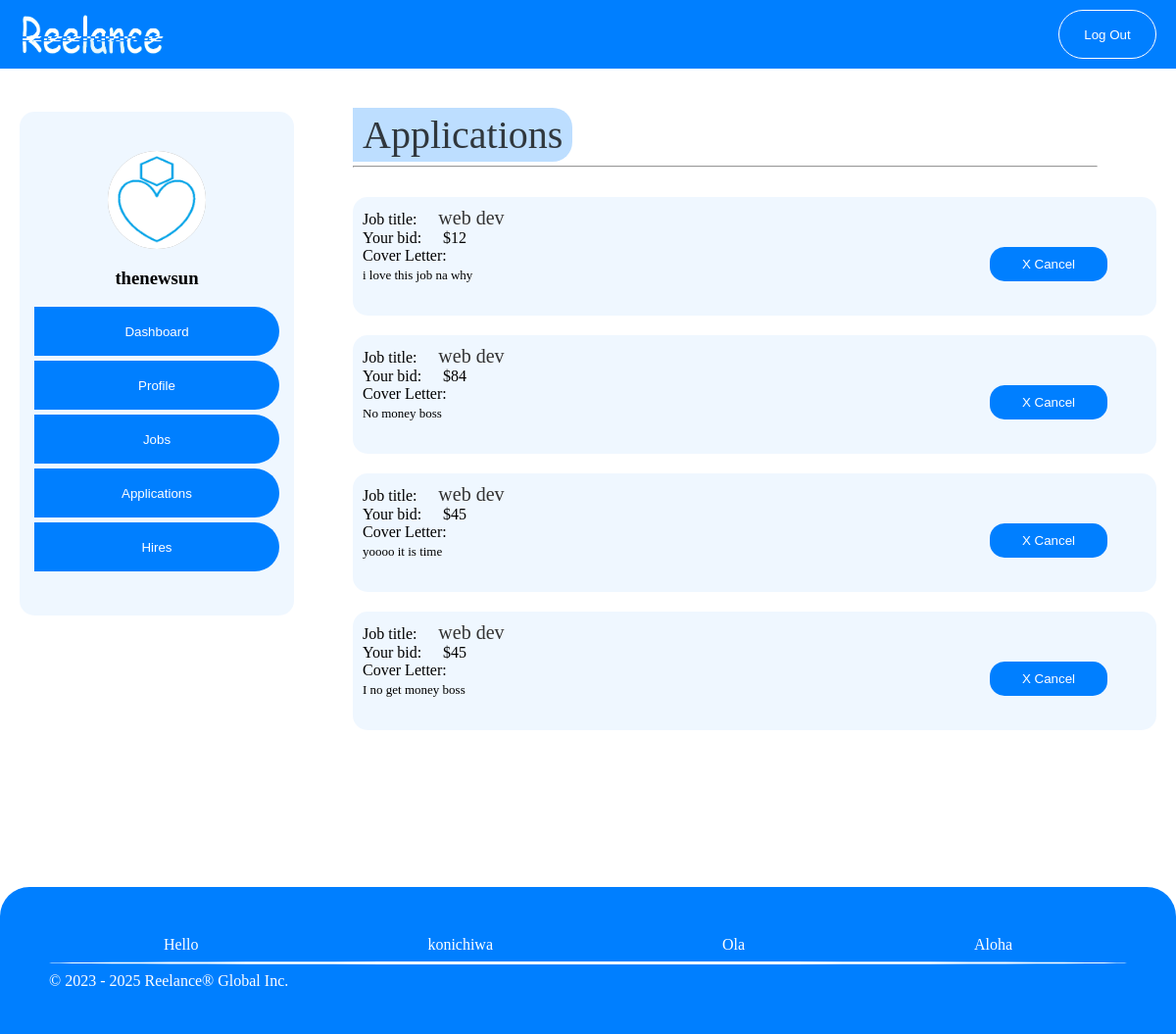
The app's page /talent/applications/ (signed in) with its own data.
### lance/models.py (models this page shows, shortened)
class Application(models.Model):
    job_title = models.CharField(max_length=1000)
    job_author = models.CharField(max_length=300, null=True)
    bid = models.IntegerField(null=True)
    cover_letter = models.TextField(max_length=1000)
    applicant_name = models.CharField(max_length=100)

### lance/views.py (the view)
# urls.py: path('talent/applications/', views.TalentApplications, name='applications'),
def TalentApplications(request):
    application = Application.objects.filter(applicant_name=request.user)
    jobs = PostJob.objects.all()
    page = 'applications'
    context = {
        'jobs': jobs,
        'page': page,
        'applications': application,
    }
    return render(request, 'lance/talent.html', context)

### lance/templates/lance/talent.html (shortened to what this page needs)
{% load static %}
<!DOCTYPE html>
<html lang="en">
<head>
</head>
<body>
    <div style="display: inline-flexbox; width: 100%;">
        <div class="navbar">
            <div class="navbar-logo">
                <img src="{% static 'images/logo.png' %}" alt="logo" width="150px" height="50px">
            </div>
            <div class="navbar-items">
                <a href="{% url 'logout' %}"><button id="navbar-items">Log Out</button></a>
            </div>
        </div>
        <div id="items">
            <div align="center" style="width: 25%; height: 550px; padding: 40px 10px 0px 20px;">
                <div style=" background-color: #0080ff10; border-radius: 15px; padding: 40px 0px 40px 0px;">
                    <div style="height: 100px; width: 100px; border: none; border-radius: 50px; background-color: #999999;">
                        <img style="border-radius: 50%;" src="{% static 'images/avatar.png' %}" alt="" height="100%" width="100%">
                    </div>
                    <h3>{{request.user}}</h3>
                    <a href="{% url 'talent-dashboard' %}"><button id="button" type="button" style="border-radius: 0 25px 25px 0;">Dashboard</button></a>
                    <a href="{% url 'profile' %}"><button id="button" type="button" style="border-radius: 0 25px 25px 0;">Profile</button></a>
                    <a href="{% url 'jobs' %}"><button id="button" type="button" style="border-radius: 0 25px 25px 0;">Jobs</button></a>
                    <a href="{% url 'applications' %}"><button id="button" type="button" style="border-radius: 0 25px 25px 0;">Applications</button></a>
                    <a href="{% url 'hires' %}"><button id="button" type="button" style="border-radius: 0 25px 25px 0;">Hires</button></a>
                </div>
            </div>
            <div style="width: 75%; height: wrap-content; padding: 40px 40px 0px 10px; font-family: bahnschrift">
                <div style="border-radius: 5px; height: wrap-content; padding: 0 40px 40px 40px;">
                    {% if page == 'applications' %}
                    <div style="background-color: #fff;">
                        <span style="font-size: 40px; font-family: bahnschrift; color: #0f0f0fce; border-radius: 0 20px 20px 0; padding: 5px 10px 5px 10px; background-color: #0080ff42">Applications</span><hr style=" margin-bottom: 30px;">
                        {% for application in applications %}
                        {% if application != None %}
                        <div style="background-color: #0080ff10; border-radius: 15px; padding: 10px 50px 10px 10px; margin-bottom: 20px; display: flexbox; width: 100%;">
                            <div>
                                <label for="title">Job title: &ThickSpace; &ThickSpace;</label>
                                <span style="color: #333; font-size: 20px;" name="title">{{application.job_title}}</span><br>
                                <label for="bid">Your bid: &ThickSpace; &ThickSpace;</label>
                                <span name="bid">${{application.bid}}</span><br>
                                <label>Cover Letter: &ThickSpace; &ThickSpace;</label>
                                <p style="transform: translateY(-10px); font-size: 13px;">{{application.cover_letter}}</p>
                            </div>
                            <div style="float: right; transform: translateY(-60px);">
                                <button style="height: 35px; width: 120px; border: none; background-color: #007fff; border-radius: 15px; color: white;">X Cancel</button>
                            </div>
                        </div>
                        {% else %}
                        <p>Nothing to show here</p>
                        {% endif %}
                        {% endfor %}
                    </div>
                    {% endif %}
                </div>
            </div>
        </div>
        <footer style="margin-top: 100px; ">
            <div style="padding: 50px; background-color: #007fff; color: white; height: 50px; width: wrap-content; font-family: bahnschrift; border: none; border-radius: 30px 30px 0 0;">
                <section style="display: flex; justify-content: space-around;">
                    <section>Hello</section>
                    <section>konichiwa</section>
                    <section>Ola</section>
                    <section>Aloha</section>
                </section>
                <hr style="height: 3px; border: none; background-color: white; border-radius: 50%;">
                <section>&copy; 2023 - 2025 Reelance® Global Inc.</section>
            </div>
        </footer>
    </div>
</body>
</html>

### lance/templates/lance/talent.html (style rules this page uses)
body { margin: 0px; padding: 0px; width: 100%; }
.navbar { width: 100%; height: 70px; display: flexbox; background-color: #007fff; }
.navbar-logo { float: left; padding: 10px 0px 10px 20px; }
.navbar-items { float: right; display: inline; padding: 10px 20px 10px 0px; }
#navbar-items { background-color: #007fff; font-family: Arial, Helvetica, sans-serif; padding: 0px 20px 0px 20px; height: 50px; width: 100px; border-radius: 25px; border: solid 1px white; color: white; }
#items { display: flex; width: 100%; margin: 0px; }
#button { background-color: #007fff; height: 50px; width: 250px; margin-bottom: 5px; border: none; color: #fff; }

### records on screen
Application: job_title "web dev", bid "12", cover_letter "i love this job na why"
Application: job_title "web dev", bid "84", cover_letter "No money boss"
Application: job_title "web dev", bid "45", cover_letter "yoooo it is time"
Application: job_title "web dev", bid "45", cover_letter "I no get money boss"

### other values on screen
{{ request.user }} "thenewsun"
